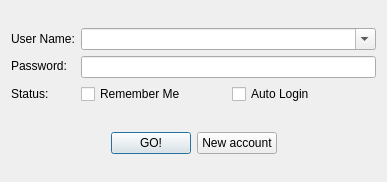
<?xml version="1.0" encoding="UTF-8"?>
<ui version="4.0">
 <class>frm_Login</class>
 <widget class="QDialog" name="frm_Login">
  <property name="geometry">
   <rect>
    <x>0</x>
    <y>0</y>
    <width>387</width>
    <height>182</height>
   </rect>
  </property>
  <property name="windowTitle">
   <string>Log in</string>
  </property>
  <layout class="QGridLayout" name="gridLayout">
   <item row="0" column="0">
    <layout class="QVBoxLayout" name="verticalLayout_3">
     <item>
      <layout class="QHBoxLayout" name="horizontalLayout_3">
       <item>
        <layout class="QVBoxLayout" name="verticalLayout_2">
         <item>
          <widget class="QLabel" name="label_username">
           <property name="text">
            <string>User Name:</string>
           </property>
          </widget>
         </item>
         <item>
          <widget class="QLabel" name="label_passwd">
           <property name="text">
            <string>Password:</string>
           </property>
          </widget>
         </item>
         <item>
          <widget class="QLabel" name="label_status">
           <property name="text">
            <string>Status:</string>
           </property>
          </widget>
         </item>
        </layout>
       </item>
       <item>
        <layout class="QVBoxLayout" name="verticalLayout">
         <item>
          <widget class="QComboBox" name="cmb_Users">
           <property name="editable">
            <bool>true</bool>
           </property>
          </widget>
         </item>
         <item>
          <widget class="QLineEdit" name="txt_Password"/>
         </item>
         <item>
          <layout class="QHBoxLayout" name="horizontalLayout_2">
           <item>
            <widget class="QCheckBox" name="chk_Remember">
             <property name="text">
              <string>Remember Me</string>
             </property>
            </widget>
           </item>
           <item>
            <widget class="QCheckBox" name="chk_AutoLogin">
             <property name="text">
              <string>Auto Login</string>
             </property>
            </widget>
           </item>
          </layout>
         </item>
        </layout>
       </item>
      </layout>
     </item>
     <item>
      <spacer name="verticalSpacer">
       <property name="orientation">
        <enum>Qt::Vertical</enum>
       </property>
       <property name="sizeType">
        <enum>QSizePolicy::Minimum</enum>
       </property>
       <property name="sizeHint" stdset="0">
        <size>
         <width>20</width>
         <height>5</height>
        </size>
       </property>
      </spacer>
     </item>
     <item>
      <layout class="QHBoxLayout" name="horizontalLayout">
       <item>
        <spacer name="horizontalSpacer">
         <property name="orientation">
          <enum>Qt::Horizontal</enum>
         </property>
         <property name="sizeHint" stdset="0">
          <size>
           <width>40</width>
           <height>20</height>
          </size>
         </property>
        </spacer>
       </item>
       <item>
        <widget class="QPushButton" name="pushButton_log">
         <property name="text">
          <string>GO!</string>
         </property>
        </widget>
       </item>
       <item>
        <widget class="QPushButton" name="pushButton_new">
         <property name="text">
          <string>New account</string>
         </property>
        </widget>
       </item>
       <item>
        <spacer name="horizontalSpacer_2">
         <property name="orientation">
          <enum>Qt::Horizontal</enum>
         </property>
         <property name="sizeHint" stdset="0">
          <size>
           <width>40</width>
           <height>20</height>
          </size>
         </property>
        </spacer>
       </item>
      </layout>
     </item>
    </layout>
   </item>
  </layout>
 </widget>
 <resources/>
 <connections/>
</ui>
